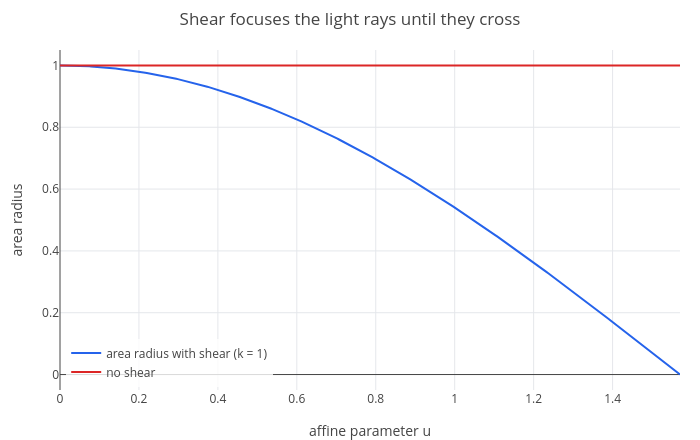

Notebook source saved alongside this figure:
### Markdown cell above
## 5. Four dimensions: shear, focusing and an area bound

In four dimensions the corner is a sphere, labelled by angles $y$ on the unit sphere. Along each light ray $\gamma_y$ the
**area radius** $\varrho$ (so that the corner area is $A = \int_S \varrho_S^2\,d\Omega$) obeys equation 3.25f:

$$\frac{d^2\varrho}{du^2} + \frac{\varrho}{8}\,(\partial_u \bar q)^{AB}(\partial_u \bar q)_{AB} = 0.$$

Here $\bar q$ is the shape of the sphere and $\partial_u\bar q$ its **shear**: gravitational waves crossing the cone.
The shear term is never negative, so gravitational waves focus light just as matter does. For a steady shear with
$(\partial_u\bar q)^2 = 8k^2$ the equation is $\varrho'' = -k^2\varrho$:

### Code cell
dsolve(d(y, x, 2) + k^2*y == 0, y, x, 0, [1 0])
p = plot(cos(x), x, 0, pi/2);
p = show(p, plot(1, x, 0, pi/2));
p = legend(p, "area radius with shear (k = 1)", "no shear");
labels(title(p, "Shear focuses the light rays until they cross"), "affine parameter u", "area radius")

### Figure 1 — Plotly figure (JSON) as saved in the notebook; plotly's stock layout.template omitted (floating-point values rounded to 4 significant figures; data arrays with more than 128 entries replaced by an {"elided": "..."} marker saying what was removed)
{"data": [{"line": {"color": "#2563eb", "width": 2}, "mode": "lines", "name": "area radius with shear (k = 1)", "type": "scatter", "x": {"elided": "402 float values"}, "y": {"elided": "402 float values"}}, {"line": {"color": "#dc2626", "width": 2}, "mode": "lines", "name": "no shear", "type": "scatter", "x": {"elided": "402 float values"}, "y": {"elided": "402 int values"}}], "layout": {"height": 440, "legend": {"bgcolor": "rgba(255,255,255,0.8)", "x": 0.01, "xanchor": "left", "y": 0.01, "yanchor": "bottom"}, "margin": {"b": 50, "l": 60, "r": 20, "t": 50}, "showlegend": true, "title": {"text": "Shear focuses the light rays until they cross"}, "width": 700, "xaxis": {"title": {"text": "affine parameter u"}, "zeroline": true}, "yaxis": {"range": [-0.05, 1.05], "title": {"text": "area radius"}, "zeroline": true}}}
